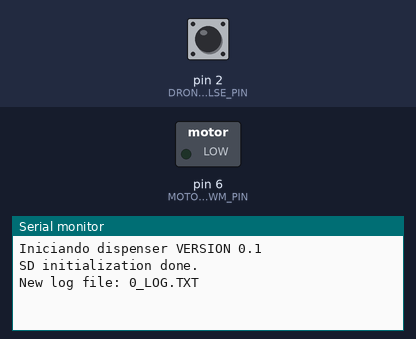
A sketch run on a simulated Arduino Uno, built with avr-gcc and run on an emulated ATmega328P. On the bench: switched loads named in the sketch (green lamp = pin HIGH), the last lines printed to the serial monitor. Inputs (shaded band) come from the test bench; at power-on: pin 2 (DRONE_PULSE_PIN) LOW. Storage starts empty.

Above: at 1.2 s.
1.3 s: pin 2 (DRONE_PULSE_PIN) pulled HIGH for 0.15 s
At 1.31 s:
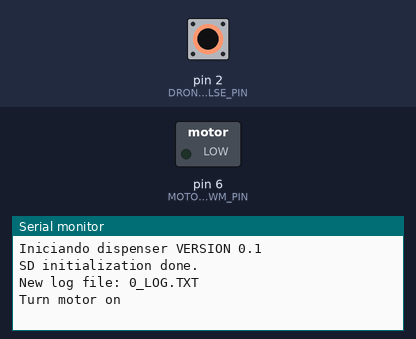
At 2.7 s:
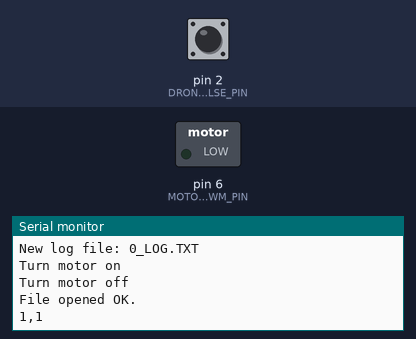

The sketch:

DispenserControl.ino
```cpp
#include <EEPROM.h>
#include <SD.h>

// #define MOCK
#define MOTOR_PWM_PIN 6
#define LDR_PIN A5
#define DRONE_PULSE_PIN 2
#define LDR_THRESHOLD 850

#define FILE_SUFIX "_LOG.TXT"

#define VERSION "VERSION 0.1"

enum sm{
  IDLE = 0,
  CHECK_PULSE = 1,
  START_MOTOR = 2,
  CHECK_LDR = 3,
  STOP_MOTOR = 4,
  WRITE_SD = 5
};

int state = CHECK_PULSE;
String log_file = String("");
bool drop_flag = false;
unsigned int drone_pulse_counter = 0;
unsigned int capsules_droped = 0;

unsigned long debounce_finish = 0;
unsigned long debounce_interval = 50;


void init_sdcard(){
  if (!SD.begin(4)) {
    Serial.println("SD initialization failed!");
    while (1);
  }
  Serial.println("SD initialization done.");

  //Get the name of the next file
  File root = SD.open("/");
  while (true) {
    File entry =  root.openNextFile();
    if (! entry) {
     // no more files
     break;
    }

    String sufix = String(FILE_SUFIX);
    String entry_name = String(entry.name());
    if (entry_name.endsWith(sufix)){
      //found last log file
      entry_name.replace(FILE_SUFIX,"");
      int prefix = entry_name.toInt();
      prefix++;
      log_file = String(prefix)+String(FILE_SUFIX);
    }
    entry.close();
  }
  root.close();

  if(log_file.equals("")){
    log_file = String("0") + String(FILE_SUFIX);
  }
  Serial.print("New log file: ");
  Serial.println(log_file);
}

void setup() {
  // put your setup code here, to run once:
  Serial.begin(9600);
  Serial.print("Iniciando dispenser ");
  Serial.println(VERSION);
  pinMode(MOTOR_PWM_PIN,OUTPUT);
  pinMode(LDR_PIN,INPUT);
  pinMode(DRONE_PULSE_PIN,INPUT);
  init_sdcard();
  attachInterrupt(digitalPinToInterrupt(DRONE_PULSE_PIN), drone_pulse_callback, RISING);

}

void drone_pulse_callback(){
  drone_pulse_counter++;
  drop_flag = true;
}

void turn_on_motor(){
    digitalWrite(MOTOR_PWM_PIN,HIGH);
    Serial.println("Turn motor on");
}

void turn_off_motor(){
    digitalWrite(MOTOR_PWM_PIN,LOW);
    Serial.println("Turn motor off");
}

void log_to_sd(){
  char log_filename[50];
  log_file.toCharArray(log_filename, log_file.length()+1);
  File file = SD.open(log_filename, FILE_WRITE);
  if (file){
    Serial.println("File opened OK.");
    char msg[50];
    snprintf(msg, 50, "%d,%d", drone_pulse_counter, capsules_droped);
    file.println(msg);
    Serial.println(msg);
    file.close();
  }else{
    Serial.print("Failed to open FILE! :");
    Serial.println(log_filename);
  }
}

bool check_ldr(){
  #ifdef MOCK
    return true;
  #else
    // Serial.println(analogRead(LDR_PIN));
    // Serial.print("Analog read: ");
    return analogRead(LDR_PIN) < LDR_THRESHOLD;
  #endif
}

bool debouncing(){
  return millis() < debounce_finish;
}

void start_debounce(){
  debounce_finish = debounce_interval + millis();
}

void loop()
{
  switch(state){
    case IDLE:
      break;
    case CHECK_PULSE:
      //Serial.print(".");
      if (drop_flag && !debouncing()){
        turn_on_motor();
        drop_flag = false;
        start_debounce();
        state = CHECK_LDR;
        //Serial.println();
      }
      break;
    case CHECK_LDR:
      //Serial.println("|");
      if (check_ldr()){
        capsules_droped++;
        turn_off_motor();
        state = WRITE_SD;
        //Serial.println();
      }
      break;
    case WRITE_SD:
      //Serial.println("WRITE_SD");
      log_to_sd();
      state = CHECK_PULSE;
      break;
  }
  //delay(100);
}
```

Measured:
- after the input at 1.3 s, the serial monitor: prints a new line at once (image 1)
